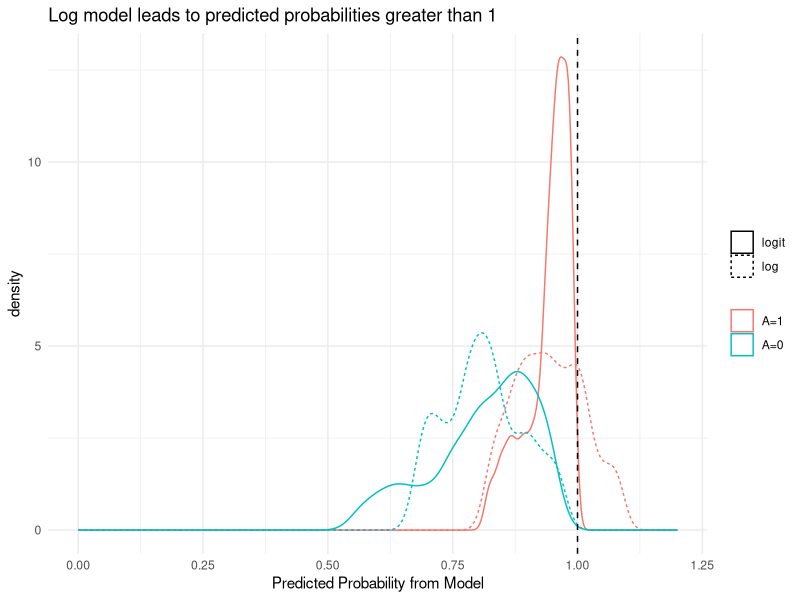
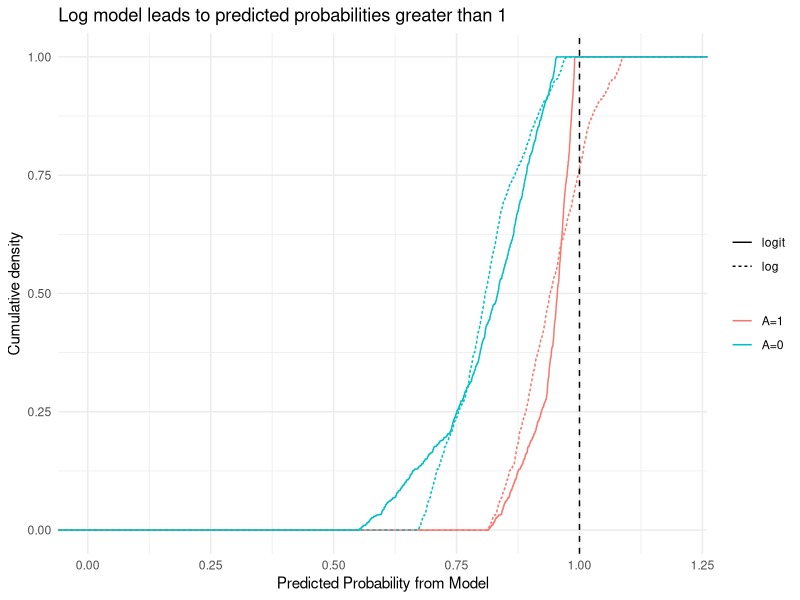

R code for these plots, in order:
library(tidyverse)

# Appendix Section 2.1 - Simulated Example
num_obs <- 1000

# Simulate Data

## Binary exposure
A <- rbinom(n = num_obs, size = 1, prob = 0.5)

## Binary confounder
C <- rbinom(n = num_obs, size = 1, prob = 0.5)

## Age
age <- runif(n = num_obs, min = 35, max = 85)
## Age reset so that baseline is at 35 
## (i.e., reset_age == 0 <--> age = 35)
reset_age <- age - 35

## Formula to get XBeta
beta_0 <- 0
beta_1 <- log(3)
beta_2 <- log(1.05)
beta_3 <- log(2)
beta_4 <- log(2)

XBeta  <- 
  beta_0 + 
  beta_1 * A + 
  beta_2 * reset_age +
  beta_3 * C + 
  beta_4 * A * C

## Get y_hat
inv_logit <- function(x) exp(x)/(1+exp(x))
y_hat <- inv_logit(XBeta)

## Get y
get_y <- function(y_hat) rbinom(n = 1, size = 1, prob = y_hat)
y <- sapply(X = y_hat, FUN = get_y)

## Models
logistic_model <- glm(y ~ A + reset_age + C + A*C, family = "binomial")
poisson_model <- glm(y ~ A + reset_age + C + A*C, family = "poisson")

## Make predictions under different assumptions
dat <- tibble(y = y, A = A, reset_age = reset_age, C = C)
dat_exposed <- dat %>% mutate(A = 1)
dat_unexposed <- dat %>% mutate(A = 0)
A_0_logit <- logistic_model %>% predict(dat_unexposed, type = "response")
A_1_logit <- logistic_model %>% predict(dat_exposed, type = "response")
A_0_log <- poisson_model %>% predict(dat_unexposed, type = "response")
A_1_log <- poisson_model %>% predict(dat_exposed, type = "response")

## Prepare data for plot
plot_dat <- bind_rows(tibble(x = A_0_log, A = "A=0", model = "log")) %>% 
  bind_rows(tibble(x = A_1_log, A = "A=1", model = "log")) %>% 
  bind_rows(tibble(x = A_0_logit, A = "A=0", model = "logit")) %>% 
  bind_rows(tibble(x = A_1_logit, A = "A=1", model = "logit"))



# Appendix Figure 2.1
plot_dat %>% 
  ggplot(mapping = aes(x=x, color = factor(A, levels = c("A=1","A=0")),
                       linetype = factor(model, levels = c("logit", "log"))))  +
  geom_density() + 
  theme_minimal() +
  geom_vline(xintercept = 1, linetype = "dashed") +
  theme(legend.title = element_blank()) +
  xlim(0, 1.2) +
  xlab("Predicted Probability from Model") + 
  ggtitle("Log model leads to predicted probabilities greater than 1")
  

# Appendix Figure 2.2
plot_dat %>% 
  ggplot(mapping = aes(x=x, color = factor(A, levels = c("A=1","A=0")),
                       linetype = factor(model, levels = c("logit", "log"))))  +
  stat_ecdf(geom = "step") + 
  theme_minimal() +
  geom_vline(xintercept = 1, linetype = "dashed") +
  theme(legend.title = element_blank()) +
  xlim(0, 1.2)+
  xlab("Predicted Probability from Model") +
  ylab("Cumulative density") +
  ggtitle("Log model leads to predicted probabilities greater than 1")
  

  